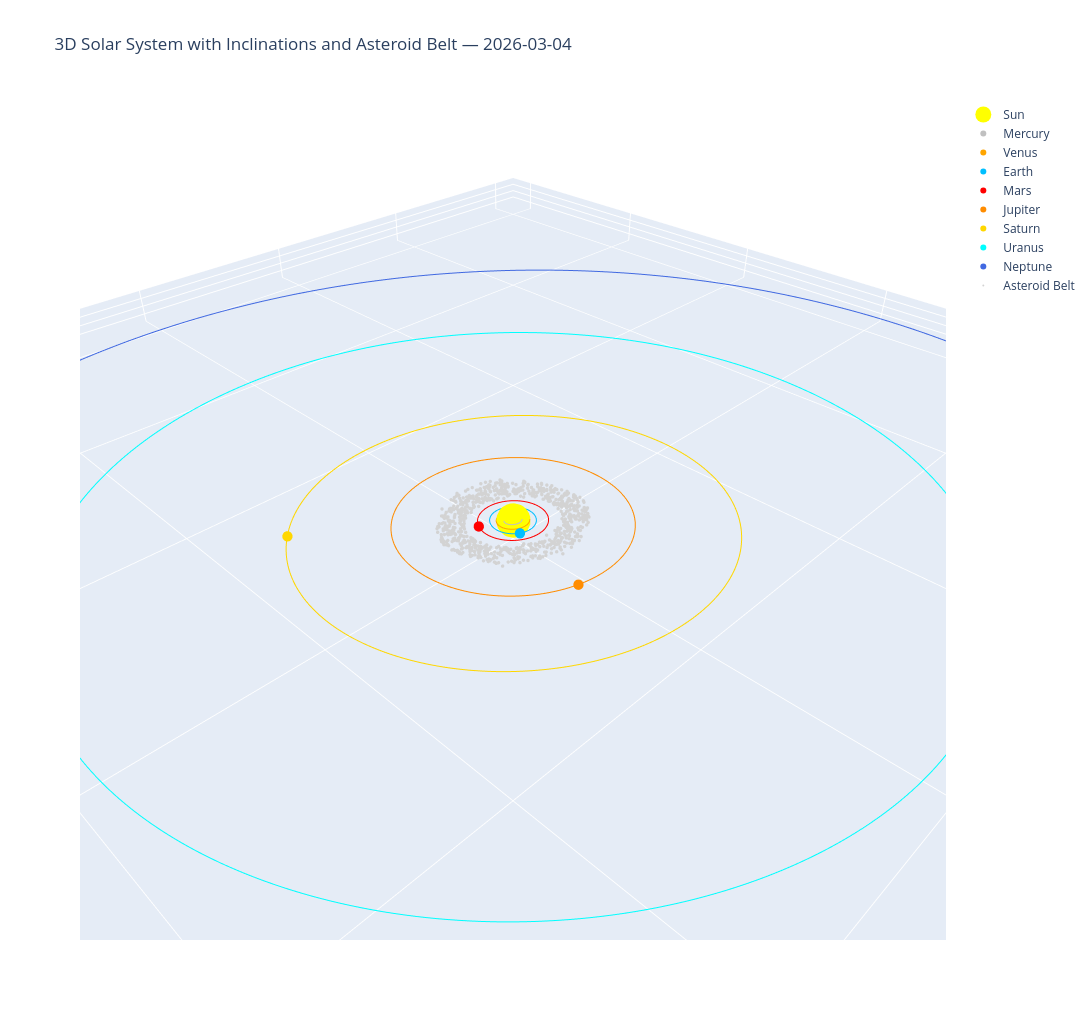

This figure's notebook cell:
### Code cell
# Asteroid Belt with small random inclinations
num_asteroids = 800
r_inner = 2.1
r_outer = 3.3

r = np.random.uniform(r_inner, r_outer, num_asteroids)
angles = np.random.uniform(0, 2*np.pi, num_asteroids)
inc_deg = np.random.uniform(0, 10, num_asteroids)  # small tilt
inc = np.radians(inc_deg)

x_base = r * np.cos(angles)
y_base = r * np.sin(angles)
y_ast = y_base * np.cos(inc)
z_ast = y_base * np.sin(inc)

fig.add_trace(go.Scatter3d(
    x=x_base, y=y_ast, z=z_ast,
    mode='markers',
    marker=dict(size=2, color='lightgray'),
    name='Asteroid Belt'
))

# Layout
fig.update_layout(
    title=f"3D Solar System with Inclinations and Asteroid Belt — {now.strftime('%Y-%m-%d')}",
    scene=dict(
        xaxis_title='AU',
        yaxis_title='AU',
        zaxis_title='AU',
        aspectmode='data',
    ),
    width=1320,
    height=1020,
    showlegend=True
)

fig.show()

# Output is not visible in github webpage, refer to Folder/Output-Plotly

### Figure 1 — Plotly figure (JSON) as saved in the notebook; plotly's stock layout.template omitted (floating-point values rounded to 4 significant figures; data arrays with more than 128 entries replaced by an {"elided": "..."} marker saying what was removed)
{"data": [{"marker": {"color": "yellow", "size": 20}, "mode": "markers", "name": "Sun", "type": "scatter3d", "x": [0], "y": [0], "z": [0]}, {"line": {"color": "silver", "width": 2}, "mode": "lines", "showlegend": false, "type": "scatter3d", "x": {"elided": "400 float values"}, "y": {"elided": "400 float values"}, "z": {"elided": "400 float values"}}, {"marker": {"color": "silver", "size": 6}, "mode": "markers", "name": "Mercury", "type": "scatter3d", "x": [-0.3241], "y": [-0.2152], "z": [-0.02643]}, {"line": {"color": "orange", "width": 2}, "mode": "lines", "showlegend": false, "type": "scatter3d", "x": {"elided": "400 float values"}, "y": {"elided": "400 float values"}, "z": {"elided": "400 float values"}}, {"marker": {"color": "orange", "size": 6}, "mode": "markers", "name": "Venus", "type": "scatter3d", "x": [-0.678], "y": [-0.242], "z": [-0.01434]}, {"line": {"color": "deepskyblue", "width": 2}, "mode": "lines", "showlegend": false, "type": "scatter3d", "x": {"elided": "400 float values"}, "y": {"elided": "400 float values"}, "z": {"elided": "400 float values"}}, {"marker": {"color": "deepskyblue", "size": 6}, "mode": "markers", "name": "Earth", "type": "scatter3d", "x": [0.4756], "y": [0.8797], "z": [0]}, {"line": {"color": "red", "width": 2}, "mode": "lines", "showlegend": false, "type": "scatter3d", "x": {"elided": "400 float values"}, "y": {"elided": "400 float values"}, "z": {"elided": "400 float values"}}, {"marker": {"color": "red", "size": 6}, "mode": "markers", "name": "Mars", "type": "scatter3d", "x": [1.336], "y": [-0.7251], "z": [-0.02342]}, {"line": {"color": "darkorange", "width": 2}, "mode": "lines", "showlegend": false, "type": "scatter3d", "x": {"elided": "400 float values"}, "y": {"elided": "400 float values"}, "z": {"elided": "400 float values"}}, {"marker": {"color": "darkorange", "size": 6}, "mode": "markers", "name": "Jupiter", "type": "scatter3d", "x": [1.398], "y": [5.007], "z": [0.1136]}, {"line": {"color": "gold", "width": 2}, "mode": "lines", "showlegend": false, "type": "scatter3d", "x": {"elided": "400 float values"}, "y": {"elided": "400 float values"}, "z": {"elided": "400 float values"}}, {"marker": {"color": "gold", "size": 6}, "mode": "markers", "name": "Saturn", "type": "scatter3d", "x": [7.318], "y": [-6.176], "z": [-0.2686]}, {"line": {"color": "cyan", "width": 2}, "mode": "lines", "showlegend": false, "type": "scatter3d", "x": {"elided": "400 float values"}, "y": {"elided": "400 float values"}, "z": {"elided": "400 float values"}}, {"marker": {"color": "cyan", "size": 6}, "mode": "markers", "name": "Uranus", "type": "scatter3d", "x": [-7.239], "y": [17.78], "z": [0.239]}, {"line": {"color": "royalblue", "width": 2}, "mode": "lines", "showlegend": false, "type": "scatter3d", "x": {"elided": "400 float values"}, "y": {"elided": "400 float values"}, "z": {"elided": "400 float values"}}, {"marker": {"color": "royalblue", "size": 6}, "mode": "markers", "name": "Neptune", "type": "scatter3d", "x": [16.29], "y": [25.24], "z": [0.7799]}, {"marker": {"color": "lightgray", "size": 2}, "mode": "markers", "name": "Asteroid Belt", "type": "scatter3d", "x": {"elided": "800 float values"}, "y": {"elided": "800 float values"}, "z": {"elided": "800 float values"}}], "layout": {"height": 1020, "scene": {"aspectmode": "data", "xaxis": {"title": {"text": "AU"}}, "yaxis": {"title": {"text": "AU"}}, "zaxis": {"title": {"text": "AU"}}}, "showlegend": true, "title": {"text": "3D Solar System with Inclinations and Asteroid Belt — 2026-03-04"}, "width": 1320}}
